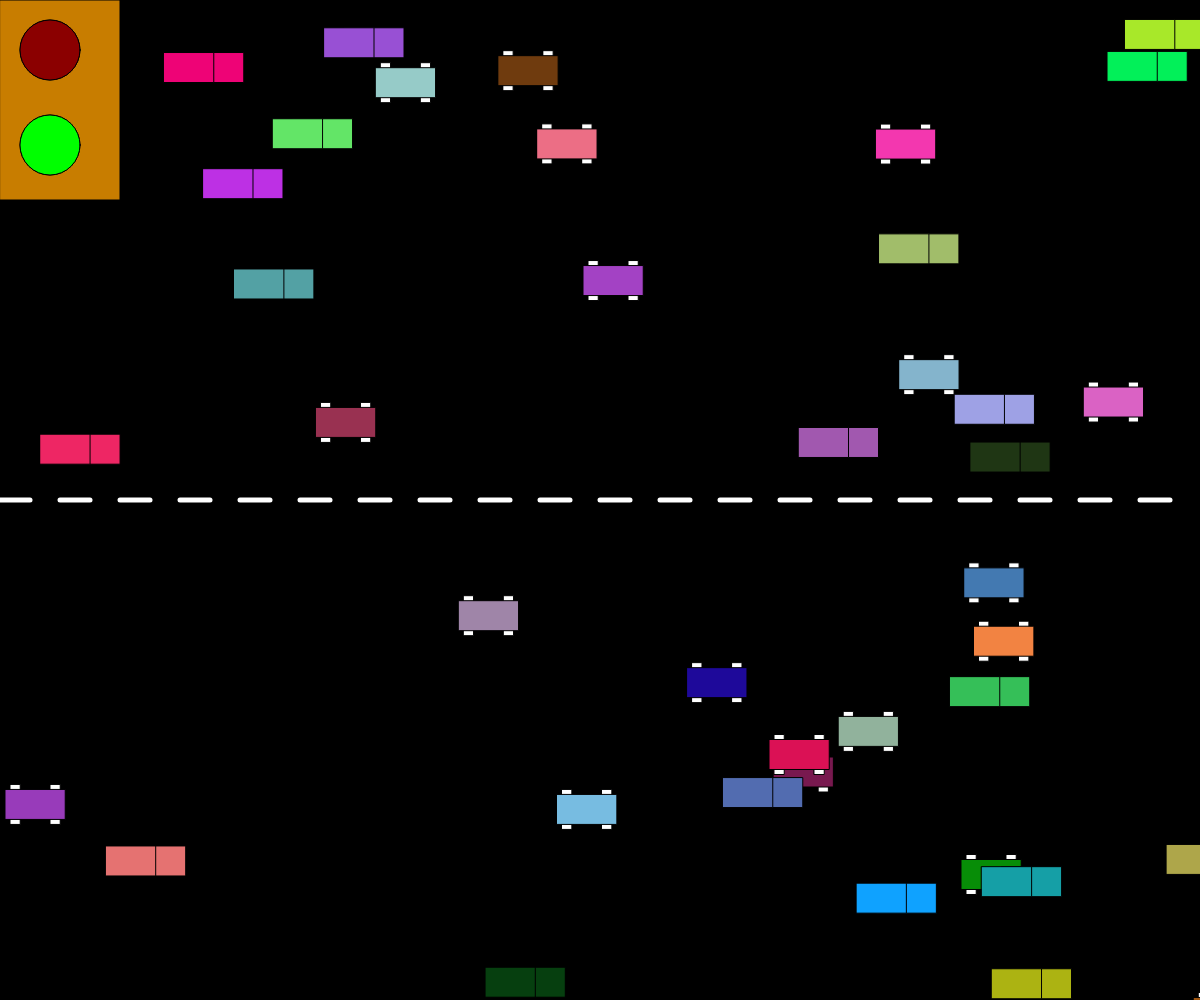
Frame 1 (no input)
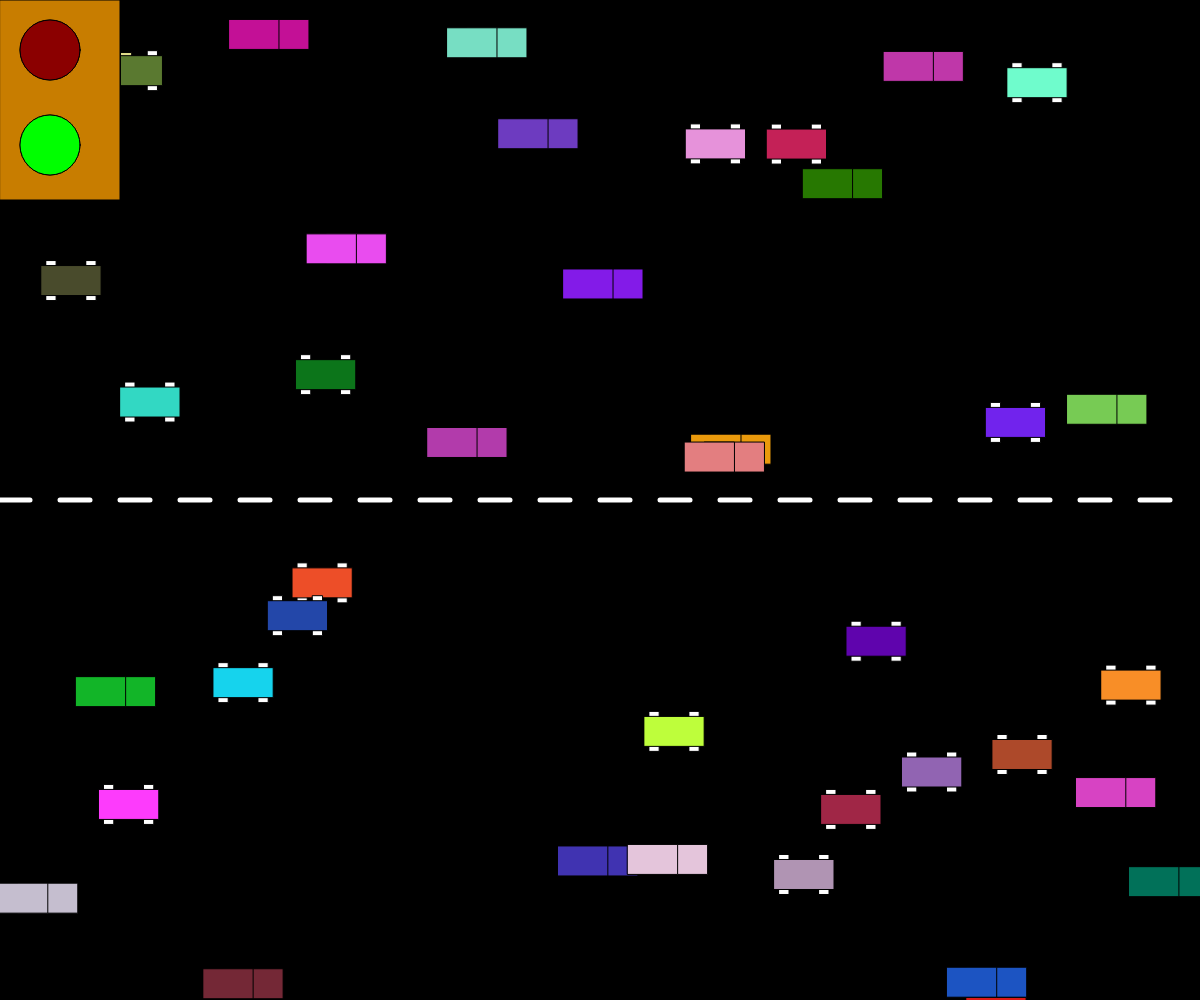
Frame 60 (no input)
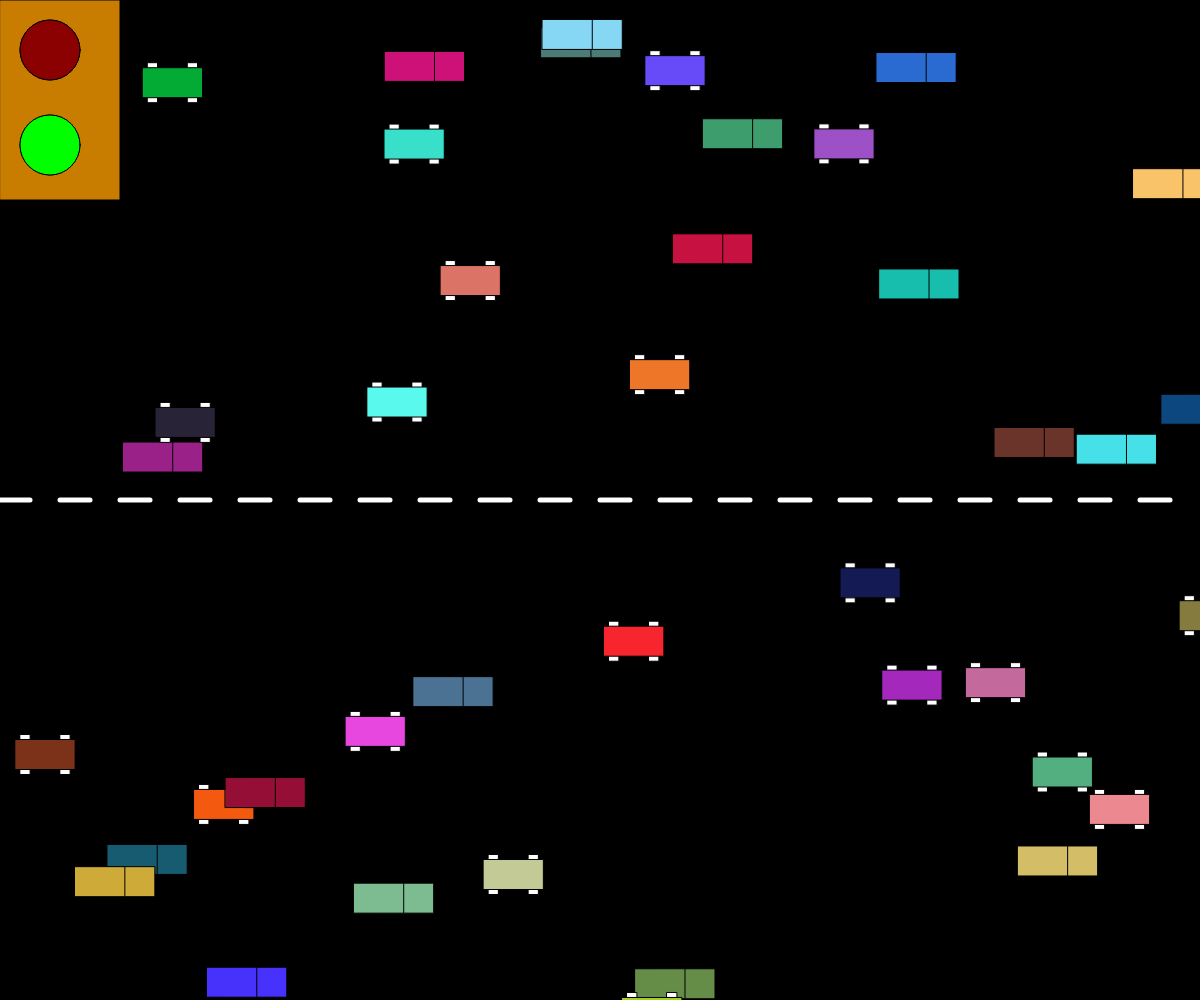
Frame 120 (the mouse pressed at the canvas centre since frame 60)

The p5.js sketch that drew these frames (run headless with seeded random() and noise() and a simulated clock; from frame 60 on, the mouse is pressed at the canvas centre):

// p5.js sketch
// ── sketch.js
// Cars Cars Cars
// Lucas Boyd
// 10/21/2024
//
// Extra for Experts:
// - describe what you did to take this project "above and beyond"

let eastbound = [];
let westbound = [];
let TrafficLight;
let mode = "go";
let timer = 120;


function setup() {
  createCanvas(windowWidth, windowHeight);
  for(let e=0;e<20;e++){
    eastbound.push(new Vehicle(Math.round(random(0,1)),[random(0,255), random(0,255), random(0,255)], random(0,windowWidth), random(windowHeight/2+40, windowHeight),"pos",random(1,20)));
  }
  for(let w=0;w<20;w++){
    westbound.push(new Vehicle(Math.round(random(0,1)),[random(0,255), random(0,255), random(0,255)], random(0,windowWidth), random(windowHeight/2-40, 0),"neg",-random(1,20)));
  }
}

function draw() {
  drawRoad();
  let r = random(1,100);
  for(let e=0;e<eastbound.length;e++){
    eastbound[e].action(r);
  }
  for(let w=0;w<westbound.length;w++){
    westbound[w].action(r);
  }
  if (mode === "stop"){
    timer -= 1;
  }
  if (timer === 0) {
    timer = 120;
    mode = "go";
  }
  TrafficLight.drawLights()
}

function mouseClicked(){
  if(keyIsDown(SHIFT) === true){
    westbound.push(new Vehicle(Math.round(random(0,1)),[random(0,255), random(0,255), random(0,255)], random(0,windowWidth), random(windowHeight/2-40, 0),"neg",-random(1,20)));
  }
  else{
    eastbound.push(new Vehicle(Math.round(random(0,1)),[random(0,255), random(0,255), random(0,255)], random(0,windowWidth), random(windowHeight/2+40, windowHeight),"pos",random(1,20)));
  }
}

function drawRoad(){
  background(0);
  for(let i=0;i<windowWidth;i+=60){
    stroke(255);
    strokeWeight(5);
    line(i, windowHeight/2, i+30, windowHeight/2);
  }
  stroke(0);
  strokeWeight(1);
}

class Vehicle{
  constructor(type,color,x,y,direction,xSpeed){
    this.type = type;
    this.color = color;
    this.x = x;
    this.y = y;
    this.direction = direction;
    this.xSpeed = xSpeed;
  }
  display(){
    if(this.type===0){
      fill(255);
      rect(this.x+45, this.y-5,10,40);
      rect(this.x+5, this.y-5,10,40);
      fill(this.color);
      rect(this.x,this.y,60,30);
    }
    else if(this.type===1){
      fill(this.color);
      rect(this.x,this.y,60,30);
      rect(this.x-20,this.y,50,30);
    }
  }
  move(){
    if(this.direction==="pos"){
      if(this.x<windowWidth){
        this.x+=this.xSpeed;
      }
      else{
        this.x=0;
      }
    }
    else{
      if(this.x>0){
        this.x+=this.xSpeed;
      }
      else{
        this.x=windowWidth;
      }
    }
  }
  speedUp(){
    if(this.direction==="pos"){
      if(this.xSpeed<15){
        this.xSpeed++;
      }
    }
    else{
      if(this.xSpeed>-15){
        this.xSpeed--;
      }
    }
  }
  speedDown(){
    if(this.direction==="pos"){
      if(this.xSpeed>0){
        this.xSpeed--;
      }
    }
    else{
      if(this.xSpeed>-15){
        this.xSpeed--;
      }
    }
  }
  changeColor(){
    this.color = [random(0,255), random(0,255), random(0,255)];
  }
  action(r){
    stopLight();
    this.move();
    if(Math.round(r)===50){
      this.speedUp();
      this.speedDown();
      this.changeColor();
    }
    this.display();
  }
}

function keyPressed(){
  if(keyCode===32){
    mode = "stop";
  }
  mode = "go";
}

function stopLight(){
  fill(200,125,0);
  rect(0,0,windowWidth/10, windowHeight/5);
  TrafficLight = new Lights(mode);
  TrafficLight.drawLights();
}

class Lights{
  constructor(trafficMode){
    print(trafficMode)
    this.trafficMode = trafficMode;
  }
  drawLights(){
    if(this.trafficMode === "stop"){
      fill(255,0,0);
      circle(50,50,60);
      fill(1,50,32);
      circle(50, 145, 60);
      
    }
    else{
      fill(139,0,0);
      circle(50,50,60);
      fill(0,255,0);
      circle(50, 145, 60);
    }
  }
}
